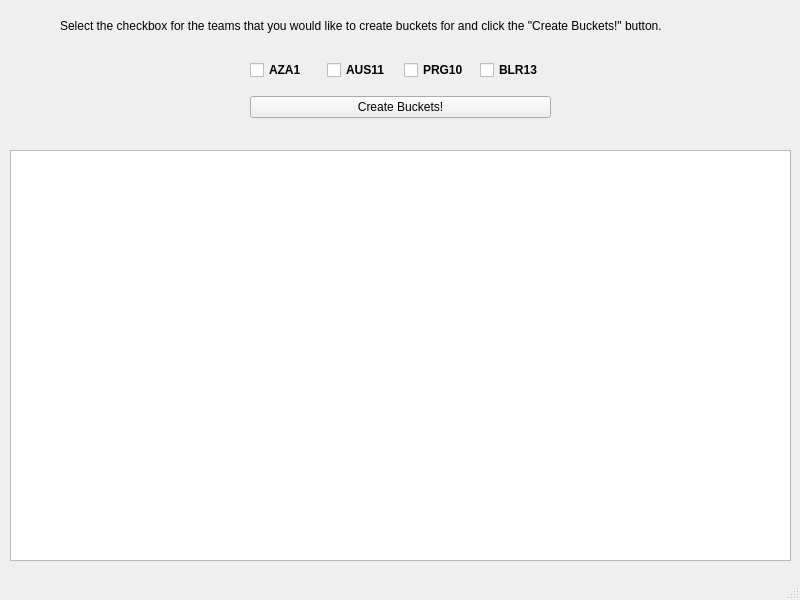
<?xml version="1.0" encoding="UTF-8"?>
<ui version="4.0">
 <class>mainWindow</class>
 <widget class="QMainWindow" name="mainWindow">
  <property name="geometry">
   <rect>
    <x>0</x>
    <y>0</y>
    <width>800</width>
    <height>600</height>
   </rect>
  </property>
  <property name="windowTitle">
   <string>WFM Lite v1.0</string>
  </property>
  <widget class="QWidget" name="centralwidget">
   <widget class="QTextEdit" name="textEdit">
    <property name="geometry">
     <rect>
      <x>10</x>
      <y>150</y>
      <width>781</width>
      <height>411</height>
     </rect>
    </property>
   </widget>
   <widget class="QWidget" name="verticalLayoutWidget">
    <property name="geometry">
     <rect>
      <x>250</x>
      <y>50</y>
      <width>301</width>
      <height>80</height>
     </rect>
    </property>
    <layout class="QVBoxLayout" name="verticalLayout">
     <item>
      <layout class="QHBoxLayout" name="horizontalLayout">
       <item>
        <widget class="QCheckBox" name="chkAza1">
         <property name="font">
          <font>
           <weight>75</weight>
           <bold>true</bold>
          </font>
         </property>
         <property name="text">
          <string>AZA1</string>
         </property>
        </widget>
       </item>
       <item>
        <widget class="QCheckBox" name="chkAus11">
         <property name="font">
          <font>
           <weight>75</weight>
           <bold>true</bold>
          </font>
         </property>
         <property name="text">
          <string>AUS11</string>
         </property>
        </widget>
       </item>
       <item>
        <widget class="QCheckBox" name="chkPrg10">
         <property name="font">
          <font>
           <weight>75</weight>
           <bold>true</bold>
          </font>
         </property>
         <property name="text">
          <string>PRG10</string>
         </property>
        </widget>
       </item>
       <item>
        <widget class="QCheckBox" name="chkBlr13">
         <property name="font">
          <font>
           <weight>75</weight>
           <bold>true</bold>
          </font>
         </property>
         <property name="text">
          <string>BLR13</string>
         </property>
        </widget>
       </item>
      </layout>
     </item>
     <item>
      <widget class="QPushButton" name="btnCreateBuckets">
       <property name="text">
        <string>Create Buckets!</string>
       </property>
      </widget>
     </item>
    </layout>
   </widget>
   <widget class="QLabel" name="lblInstruct">
    <property name="geometry">
     <rect>
      <x>60</x>
      <y>10</y>
      <width>681</width>
      <height>31</height>
     </rect>
    </property>
    <property name="text">
     <string>Select the checkbox for the teams that you would like to create buckets for and click the &quot;Create Buckets!&quot; button.</string>
    </property>
   </widget>
  </widget>
  <widget class="QMenuBar" name="menubar">
   <property name="geometry">
    <rect>
     <x>0</x>
     <y>0</y>
     <width>800</width>
     <height>22</height>
    </rect>
   </property>
  </widget>
  <widget class="QStatusBar" name="statusbar"/>
 </widget>
 <resources/>
 <connections/>
</ui>
